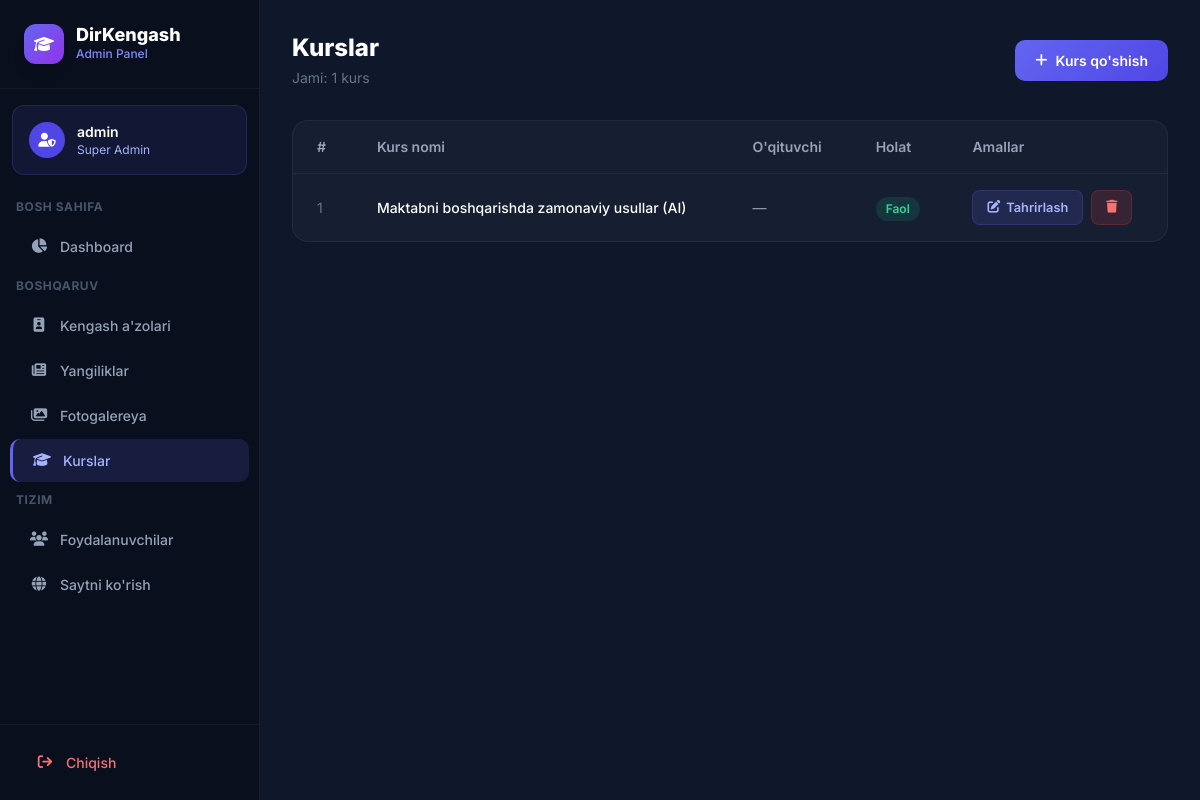
Page /admin-panel/courses/ (signed in) on the committed database.
### core/models.py (models this page shows, shortened)
class User(AbstractUser):
    class Role(models.TextChoices):
        ADMIN = 'ADMIN', _('Admin')
        DIRECTOR = 'DIRECTOR', _('Director')
        TEACHER = 'TEACHER', _('Teacher')
    role = models.CharField(max_length=20, choices=Role.choices, default=Role.TEACHER)
    phone_number = models.CharField(max_length=20, blank=True, null=True)
    avatar = models.ImageField(upload_to='avatars/', null=True, blank=True)

class Course(models.Model):
    title = models.CharField(max_length=255)
    description = models.TextField()
    instructor = models.ForeignKey(User, on_delete=models.SET_NULL, null=True, related_name='taught_courses')
    created_at = models.DateTimeField(auto_now_add=True)
    is_active = models.BooleanField(default=True)

### core/admin_views.py (the view)
# urls.py: path('admin-panel/courses/', admin_views.admin_courses_view, name='admin_courses'),
@admin_required
def admin_courses_view(request):
    courses = Course.objects.all()
    return render(request, 'admin_courses.html', {'courses': courses})

### core/admin_views.py (called while the page is built)
def admin_required(view_func):
    @wraps(view_func)
    def wrapper(request, *args, **kwargs):
        if not request.user.is_authenticated:
            return redirect('admin_login')
        if not request.user.is_staff:
            return render(request, 'admin_403.html', status=403)
        return view_func(request, *args, **kwargs)
    return wrapper

### templates/admin_courses.html (shortened to what this page needs)
{% extends 'admin_base.html' %}
{% block content %}
<div class="flex items-center justify-between mb-8">
    <div>
        <h1 class="text-2xl font-extrabold text-white mb-1">Kurslar</h1>
        <p class="text-slate-500 text-sm">Jami: {{ courses.count }} kurs</p>
    </div>
    <a href="{% url 'admin_course_create' %}" class="btn-admin-primary">
        <i class="fa-solid fa-plus"></i> Kurs qo'shish
    </a>
</div>
<div class="bg-slate-800/50 border border-white/5 rounded-2xl overflow-hidden">
    <table class="w-full">
        <thead>
            <tr class="border-b border-white/5">
                <th class="text-left px-6 py-4 text-slate-400 font-semibold text-sm">#</th>
                <th class="text-left px-6 py-4 text-slate-400 font-semibold text-sm">Kurs nomi</th>
                <th class="text-left px-6 py-4 text-slate-400 font-semibold text-sm">O'qituvchi</th>
                <th class="text-left px-6 py-4 text-slate-400 font-semibold text-sm">Holat</th>
                <th class="text-left px-6 py-4 text-slate-400 font-semibold text-sm">Amallar</th>
            </tr>
        </thead>
        <tbody>
            {% for c in courses %}
            <tr class="table-row border-b border-white/5 last:border-0">
                <td class="px-6 py-4 text-slate-500 text-sm">{{ forloop.counter }}</td>
                <td class="px-6 py-4 text-white text-sm font-medium">{{ c.title }}</td>
                <td class="px-6 py-4 text-slate-400 text-sm">{{ c.instructor|default:"—" }}</td>
                <td class="px-6 py-4">
                    <span class="badge {% if c.is_active %}badge-green{% else %}badge-red{% endif %}">
                        {% if c.is_active %}Faol{% else %}Nofaol{% endif %}
                    </span>
                </td>
                <td class="px-6 py-4 flex gap-2">
                    <a href="{% url 'admin_course_edit' c.pk %}" class="btn-admin-edit">
                        <i class="fa-solid fa-pen-to-square"></i> Tahrirlash
                    </a>
                    <a href="{% url 'admin_course_delete' c.pk %}" class="btn-admin-danger">
                        <i class="fa-solid fa-trash"></i>
                    </a>
                </td>
            </tr>
            {% empty %}
            <tr><td colspan="5" class="px-6 py-12 text-center text-slate-500">Hali kurs qo'shilmagan.</td></tr>
            {% endfor %}
        </tbody>
    </table>
</div>
{% endblock %}

### templates/admin_base.html (shortened to what this page needs)
<!DOCTYPE html>
<html lang="uz">
<head>
    <script src="https://cdn.tailwindcss.com"></script>
    <link rel="stylesheet" href="https://cdnjs.cloudflare.com/ajax/libs/font-awesome/6.4.0/css/all.min.css">
</head>
<body>
<div class="flex">
    <aside class="sidebar flex flex-col" style="position: fixed; top: 0; left: 0; height: 100vh; overflow-y: auto; z-index: 50;">
        <div class="p-6 border-b border-white/5">
            <div class="flex items-center gap-3">
                <div class="w-10 h-10 rounded-xl bg-gradient-to-br from-indigo-500 to-purple-600 flex items-center justify-center shadow-lg">
                    <i class="fa-solid fa-graduation-cap text-white"></i>
                </div>
                <div>
                    <div class="font-extrabold text-white text-lg leading-none">DirKengash</div>
                    <div class="text-indigo-400 text-xs font-medium mt-0.5">Admin Panel</div>
                </div>
            </div>
        </div>
        <div class="p-4 mx-3 mt-4 rounded-xl bg-indigo-500/10 border border-indigo-500/20 flex items-center gap-3">
            <div class="w-9 h-9 rounded-full bg-indigo-600 flex items-center justify-center shrink-0">
                <i class="fa-solid fa-user-shield text-white text-sm"></i>
            </div>
            <div class="min-w-0">
                <div class="text-white font-semibold text-sm truncate">{{ request.user.username }}</div>
                <div class="text-indigo-300 text-xs">Super Admin</div>
            </div>
        </div>
        <nav class="flex-1 py-4 space-y-0.5">
            <div class="px-4 py-2 text-xs font-bold text-slate-600 uppercase tracking-wider">Bosh sahifa</div>
            <a href="{% url 'admin_dashboard' %}" class="sidebar-link {% if request.resolver_match.url_name == 'admin_dashboard' %}active{% endif %}">
                <i class="fa-solid fa-chart-pie"></i> Dashboard
            </a>
            <div class="px-4 py-2 mt-2 text-xs font-bold text-slate-600 uppercase tracking-wider">Boshqaruv</div>
            <a href="{% url 'admin_members' %}" class="sidebar-link {% if 'member' in request.resolver_match.url_name %}active{% endif %}">
                <i class="fa-solid fa-id-badge"></i> Kengash a'zolari
            </a>
            <a href="{% url 'admin_news' %}" class="sidebar-link {% if 'news' in request.resolver_match.url_name %}active{% endif %}">
                <i class="fa-solid fa-newspaper"></i> Yangiliklar
            </a>
            <a href="{% url 'admin_gallery' %}" class="sidebar-link {% if 'gallery' in request.resolver_match.url_name %}active{% endif %}">
                <i class="fa-solid fa-images"></i> Fotogalereya
            </a>
            <a href="{% url 'admin_courses' %}" class="sidebar-link {% if 'course' in request.resolver_match.url_name %}active{% endif %}">
                <i class="fa-solid fa-graduation-cap"></i> Kurslar
            </a>
            <div class="px-4 py-2 mt-2 text-xs font-bold text-slate-600 uppercase tracking-wider">Tizim</div>
            <a href="{% url 'admin_users' %}" class="sidebar-link {% if 'user' in request.resolver_match.url_name %}active{% endif %}">
                <i class="fa-solid fa-users"></i> Foydalanuvchilar
            </a>
            <a href="{% url 'index' %}" target="_blank" class="sidebar-link">
                <i class="fa-solid fa-globe"></i> Saytni ko'rish
            </a>
        </nav>
        <div class="p-4 border-t border-white/5">
            <a href="{% url 'admin_logout' %}" class="sidebar-link text-red-400 hover:text-red-300 hover:bg-red-500/10 m-0">
                <i class="fa-solid fa-arrow-right-from-bracket"></i> Chiqish
            </a>
        </div>
    </aside>
    <main class="main-content" style="margin-left: 260px; min-height: 100vh; padding: 32px; width: calc(100% - 260px);">
        {% block content %}{% endblock %}
    </main>
</div>
</body>
</html>

### templates/admin_base.html (style rules this page uses)
* { box-sizing: border-box; }
body { font-family: 'Inter', sans-serif; background: #0f172a; color: #e2e8f0; margin: 0; }
.sidebar { width: 260px; min-height: 100vh; background: #0a0f1e; border-right: 1px solid rgba(255,255,255,0.06); }
.sidebar-link { display: flex; align-items: center; gap: 12px; padding: 11px 20px; border-radius: 10px; color: #94a3b8; font-size: 0.875rem; font-weight: 500; transition: all 0.2s; cursor: pointer; text-decoration: none; margin: 2px 10px; }
.sidebar-link:hover, .sidebar-link.active { background: rgba(99,102,241,0.15); color: #a5b4fc; }
.sidebar-link.active { border-left: 3px solid #6366f1; }
.sidebar-link i { width: 18px; text-align: center; font-size: 0.9rem; }
.badge { display: inline-flex; align-items: center; padding: 3px 10px; border-radius: 999px; font-size: 0.75rem; font-weight: 600; }
.badge-green { background: rgba(16,185,129,0.15); color: #34d399; }
.btn-admin-primary { background: linear-gradient(135deg, #6366f1, #4f46e5); color: white; font-weight: 600; border: none; border-radius: 10px; padding: 10px 20px; cursor: pointer; transition: all 0.2s; display: inline-flex; align-items: center; gap: 8px; text-decoration: none; font-size: 0.875rem; }
.btn-admin-danger { background: rgba(239,68,68,0.15); color: #f87171; font-weight: 600; border: 1px solid rgba(239,68,68,0.2); border-radius: 8px; padding: 7px 14px; cursor: pointer; transition: all 0.2s; display: inline-flex; align-items: center; gap: 6px; text-decoration: none; font-size: 0.8rem; }
.btn-admin-edit { background: rgba(99,102,241,0.15); color: #a5b4fc; font-weight: 600; border: 1px solid rgba(99,102,241,0.2); border-radius: 8px; padding: 7px 14px; cursor: pointer; transition: all 0.2s; display: inline-flex; align-items: center; gap: 6px; text-decoration: none; font-size: 0.8rem; }
.main-content { flex: 1; overflow-x: hidden; }

### rows in the picture
User: user.username "admin"
Course: title "Maktabni boshqarishda zamonaviy usullar (AI)", instructor "—", is_active "Faol"

### other values in the picture
{{ courses.count }} "1"
